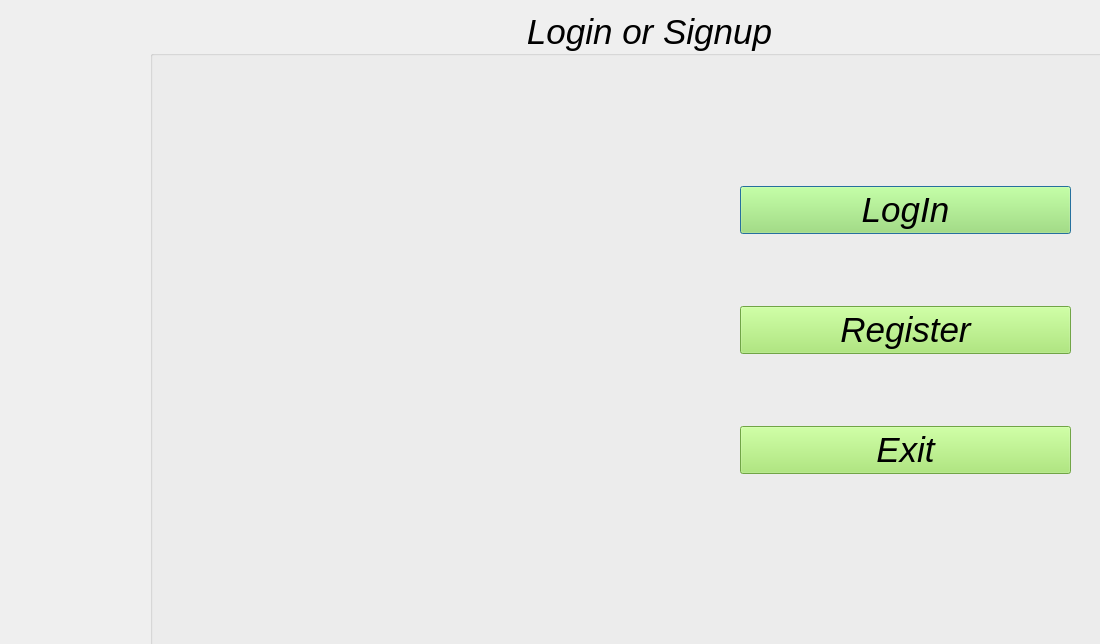
<?xml version="1.0" encoding="UTF-8"?>
<ui version="4.0">
 <class>Vaccine_Login</class>
 <widget class="QDialog" name="Vaccine_Login">
  <property name="geometry">
   <rect>
    <x>0</x>
    <y>0</y>
    <width>1100</width>
    <height>644</height>
   </rect>
  </property>
  <property name="windowTitle">
   <string>Dialog</string>
  </property>
  <widget class="QGroupBox" name="groupBox">
   <property name="geometry">
    <rect>
     <x>150</x>
     <y>10</y>
     <width>1000</width>
     <height>651</height>
    </rect>
   </property>
   <property name="font">
    <font>
     <pointsize>26</pointsize>
     <italic>true</italic>
     <bold>false</bold>
    </font>
   </property>
   <property name="cursor">
    <cursorShape>ArrowCursor</cursorShape>
   </property>
   <property name="mouseTracking">
    <bool>false</bool>
   </property>
   <property name="title">
    <string>Login or Signup</string>
   </property>
   <property name="alignment">
    <set>Qt::AlignCenter</set>
   </property>
   <widget class="QLabel" name="picvax">
    <property name="geometry">
     <rect>
      <x>30</x>
      <y>60</y>
      <width>321</width>
      <height>511</height>
     </rect>
    </property>
    <property name="text">
     <string/>
    </property>
   </widget>
   <widget class="QWidget" name="layoutWidget">
    <property name="geometry">
     <rect>
      <x>590</x>
      <y>110</y>
      <width>331</width>
      <height>421</height>
     </rect>
    </property>
    <layout class="QVBoxLayout" name="verticalLayout">
     <item>
      <widget class="QPushButton" name="pushButton">
       <property name="cursor">
        <cursorShape>PointingHandCursor</cursorShape>
       </property>
       <property name="mouseTracking">
        <bool>false</bool>
       </property>
       <property name="styleSheet">
        <string notr="true">background-color: rgb(0, 0, 0);
background-color: rgb(158, 231, 98);</string>
       </property>
       <property name="text">
        <string>LogIn</string>
       </property>
      </widget>
     </item>
     <item>
      <widget class="QPushButton" name="pushButton_2">
       <property name="cursor">
        <cursorShape>PointingHandCursor</cursorShape>
       </property>
       <property name="mouseTracking">
        <bool>false</bool>
       </property>
       <property name="styleSheet">
        <string notr="true">background-color: rgb(0, 0, 0);
background-color: rgb(158, 231, 98);</string>
       </property>
       <property name="text">
        <string>Register</string>
       </property>
      </widget>
     </item>
     <item>
      <widget class="QPushButton" name="pushButton_3">
       <property name="cursor">
        <cursorShape>PointingHandCursor</cursorShape>
       </property>
       <property name="mouseTracking">
        <bool>false</bool>
       </property>
       <property name="styleSheet">
        <string notr="true">background-color: rgb(0, 0, 0);
background-color: rgb(158, 231, 98);</string>
       </property>
       <property name="text">
        <string>Exit</string>
       </property>
      </widget>
     </item>
    </layout>
   </widget>
  </widget>
 </widget>
 <resources/>
 <connections/>
</ui>
